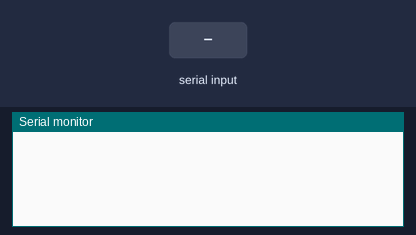
This sketch was run on a simulated Arduino Mega 2560, built with avr-gcc and run on an emulated ATmega2560. Shown: the last lines printed to the serial monitor. The test bench sets the inputs (shaded band).

Above: at 1.2 s.
1.3 s: "#" received over the second serial link
At 2.0 s:
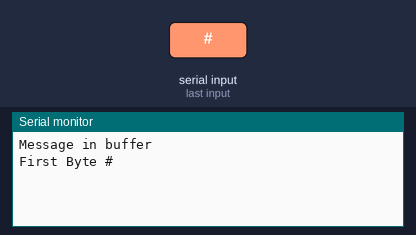
2.8 s: "e" received over the second serial link
At 3.8 s:
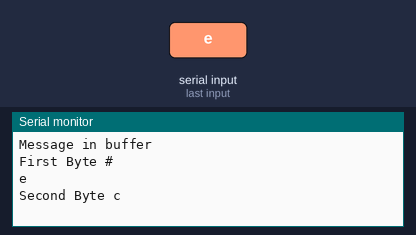
4.3 s: "+" received over the second serial link
At 4.8 s:
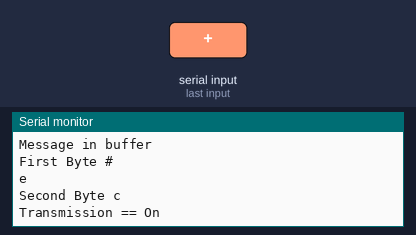

Measured:
- after the input at 1.3 s, the serial monitor: prints a new line at once (image 1)
- after the input at 2.8 s, the serial monitor: prints a new line at once (image 2)
- after the input at 4.3 s, the serial monitor: prints a new line at once (image 3)

The sketch:

satelliteComms.ino
```cpp
#include <SD.h>
#include <SPI.h>
#include <Time.h>
#include <math.h>


char nextByte;
char delTime[19];
char storedTime[19];
int deleteFlag = 0;
int TRANSMISSION = 0;

void setup() {
  // put your setup code here, to run once:
  Serial1.begin(57600);
  Serial.begin(9600);

}

void loop() {
  if(Serial1.available()>0){
    Serial.println("Message in buffer");
    nextByte = Serial1.read();
    if(nextByte == '#'){
      Serial.println("First Byte #");
      Serial1.println(nextByte);
      while (Serial1.available()==0){}
      nextByte = Serial1.read();
      Serial.println(nextByte);
      Serial1.println(nextByte);
      if(nextByte == 'e'){
        Serial.println("Second Byte c");
        while (Serial1.available()==0){}
        nextByte = Serial1.read();

        if(nextByte == '+'){
          TRANSMISSION = true;
          Serial.println("Transmission == On");
        }
        else if (nextByte == '&'){
          TRANSMISSION = false;
        }
        else if (nextByte == '-'){
            for(int i = 0; i<19;i++){
              delTime[i] = Serial1.read();
            }
            deleteFlag = 1;
        }
      }
    }
  }
  if(TRANSMISSION == true){
    //Serial1.write("**");
    //Serial.write("**");
    TRANSMISSION == false;
  }
}

// function to open the 4 files containing the
// to start with just
// need to expand to be able to start where last left off
// can use the idea of a pointer to a specific byte and cycle through
// that many bytes or just go straight to that location.
// end transmit with "**"
void transmit(void){
    File dataFile = SD.open("gps.txt", FILE_READ);
    while(dataFile.available()){
      Serial1.write(dataFile.read());
    }
    dataFile.close();

    dataFile = SD.open("imu.txt", FILE_READ);
    while(dataFile.available()){
      Serial1.write(dataFile.read());
    }
    dataFile.close();


    dataFile = SD.open("voltage.txt", FILE_READ);
    while(dataFile.available()){
      Serial1.write(dataFile.read());
    }
    dataFile.close();

    dataFile = SD.open("temp.txt", FILE_READ);
    while(dataFile.available()){
      Serial1.write(dataFile.read());
    }
    dataFile.close();
    Serial1.print("**");
}

/*
Everything that is stored should first have the date in the format:
  time_t t = now();
  dataString = "";
  dataString = String(year(t));
  dataString += "/";
  dataString += String(month(t));
  dataString += "/";
  dataString += String(day(t));
  dataString += "/";
  dataString += String(hour(t));
  dataString += "/";
  dataString += String(minute(t));
  dataString += "/";
  dataString += String(second(t));
*/


/*
// have to detect a new line and start storing information from there for 19 bytes
// after the new date is stored into a variable then compare the strings
// if stored one is older then keep going
// if the stored one is younger then stop from there, send the stored date plus the rest of the line
// to the new file. then copy the rest of the file over
// Then copy it back to the original name.
void deleteTime(void){
    File dataFile = SD.open("gps.txt", FILE_READ);
    File newFile = SD.open("gpsnew.txt", FILE_WRITE);
    int i = 0;
    int stop = 0;


    while(dataFile.available()){
      nextByte = Serial1.read();
      if (nextByte == '/n') // or ASCII for newline or carriage return{

        for(i = 0; i<19;i++){
          storedTime[i] = Serial1.read();
        }
        //strcmp storedTime to delTime
        for(i = 0; i<19;i++){
          if (storedTime[i] >delTime[i]){
            //we have just passed the point of delete and we want
            // to move everything including this date to a new file before
            // moving it back. Then we break from the loop
            for(i = 0; i<19;i++){
               newFile.write(storedTime[i]);
            }
            // should transfer all date
            while (dataFile.available()>0){
              newFile.write(dataFile.read());
            }
            newFile.close(); // reopen with read permission so it will start at the beginning
            // need to delete the old file and copy the new one accross
            // SD.remove gps.txt
            SD.remove("gps.txt"):


            break;
          }
        }
    }
    dataFile.close();
}
*/
```
